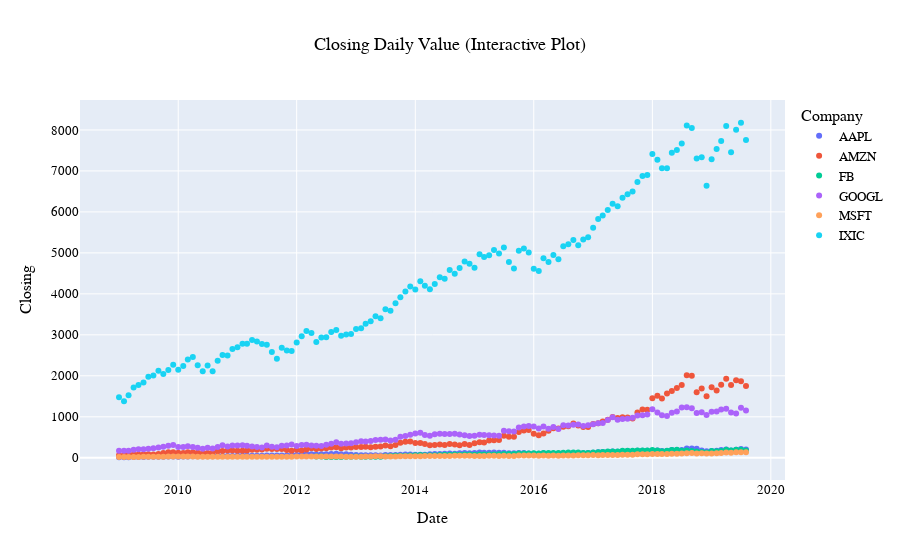

The code cell stored with this chart in its notebook:
### Markdown cell above
## ScatterPlot  (Closing Daily Value Over Time)

### Code cell
# setting colors and creating figure
colors = px.colors.qualitative.Plotly
fig = go.Figure()

#plotting
fig.add_traces(go.Scatter(x=AAPL_df['Date'], y = AAPL_df['close'], 
                          mode = 'markers', name = 'AAPL', line=dict(color=colors[0])))
fig.add_traces(go.Scatter(x=AMZN_df['Date'], y = AMZN_df['close'], 
                          mode = 'markers', name = 'AMZN', line=dict(color=colors[1])))
fig.add_traces(go.Scatter(x=FB_df['Date'], y = FB_df['close'], 
                          mode = 'markers', name = 'FB', line=dict(color=colors[2])))
fig.add_traces(go.Scatter(x=GOOGL_df['Date'], y = GOOGL_df['close'], 
                          mode = 'markers', name = 'GOOGL', line=dict(color=colors[3])))
fig.add_traces(go.Scatter(x=MSFT_df['Date'], y = MSFT_df['close'], 
                          mode = 'markers', name = 'MSFT', line=dict(color=colors[4])))
fig.add_traces(go.Scatter(x=IXIC_df['Date'], y = IXIC_df['close'], 
                          mode = 'markers', name = 'IXIC', line=dict(color=colors[5])))


# Labeling the Plot
fig.update_layout(title="Closing Daily Value (Interactive Plot)",
                  xaxis_title='Date',
                  yaxis_title='Closing',
                  title_x=.5,
                  legend_title="Company",
                  font=dict(family="Aerial", size=13, color="Black")
                  )

#printing
fig.show()
